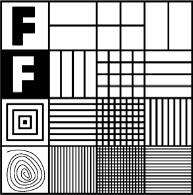
#> input picture imp_ex3/fimage_.png, 193 x 195 px
$ python ex3_q2.py
#> lines starting #> are read from the running program, lines starting #| are printed output that depends on the picture
"""
Tohar Tsvitman, 318192838
EX3 q2
"""

import numpy as np
import cv2 as cv
import matplotlib.pyplot as plt


def create_masks(shape):

    row, col = shape
    row, col  = int(row/2), int(col/2)

    mask1 = np.ones(shape, np.uint16)
    mask1[:,col-10:col+10] = 0

    mask2 = np.ones(shape, np.uint16)
    mask2[row-10:row+10,:] = 0

    mask3 = cv.bitwise_not(mask1)

    mask4 = cv.bitwise_not(mask2)

    mask5 = np.zeros(shape, np.uint16)
    mask5[row-10:row+10, col-10:col+10] = 255

    mask6 = cv.bitwise_not(mask5)

    mask7 = np.copy(mask1)
    mask7[row-10:row+10,:] = 0

    mask8 = cv.bitwise_not(mask7)

    return [mask1, mask2, mask3, mask4, mask5, mask6, mask7, mask8]


def fft(img, masks):
    fft_img = np.fft.fft2(img)
    images_fft = []

    for i, m in enumerate(masks):
        img_mask = np.multiply(fft_img, m)
        shifted = np.fft.ifftshift(img_mask)
        fft_final = np.fft.ifft2(shifted)
        images_fft.append(np.uint16(np.abs(fft_final)))

    return images_fft


if __name__ == '__main__':
    img = cv.imread("fimage_.png", cv.IMREAD_GRAYSCALE)
#> img is the input picture: shape (195, 193); min 0, max 255, mean 167.2
    print(img.shape)
#| (195, 193)

    f, x = plt.subplots(4, 2)
    masks = create_masks(img.shape)
    m = 0
    for r in range(2):
        for c in range(4):
            x[c,r].imshow(masks[m], cmap = "gray")
            x[c,r].axis("off")
            m+=1
#> after the loop, m = 8
    plt.show()
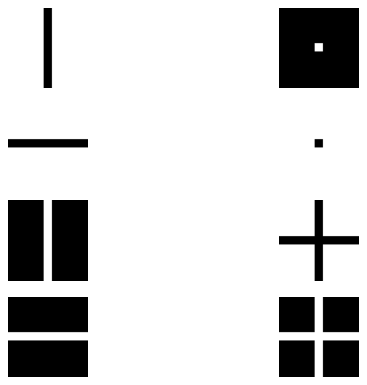
#> figure drawn by matplotlib, 8 panels

    fft_images = fft(img, masks)
#> after the loop in fft, `for i, m in enumerate(masks):`: images_fft = 8 items
#> fft_images = 8 items

    f, x = plt.subplots(4, 2)
    f_img = 0
    for r in range(2):
        for c in range(4):
            x[c,r].imshow(fft_images[f_img], cmap = "gray")
            x[c,r].axis("off")
            f_img+=1
#> after the loop, f_img = 8
    plt.show()
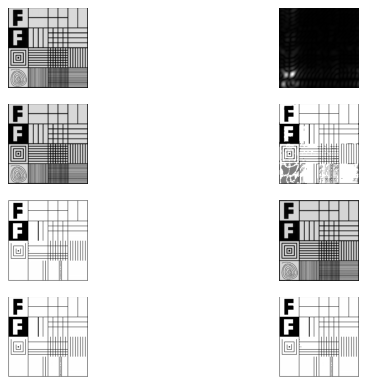
#> figure drawn by matplotlib, 8 panels
